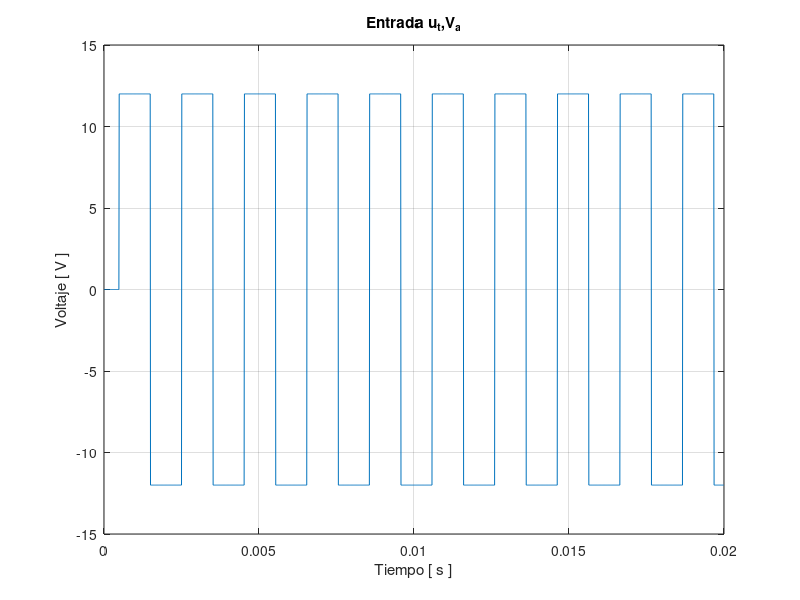
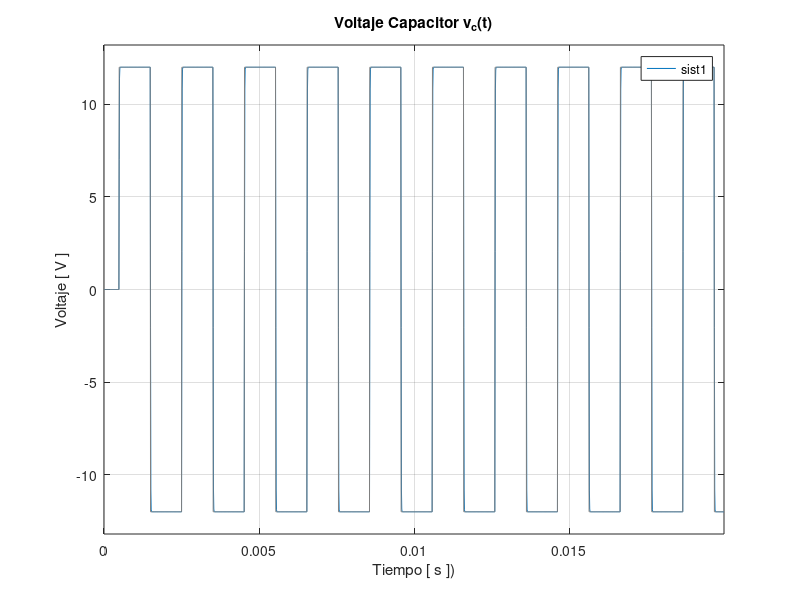
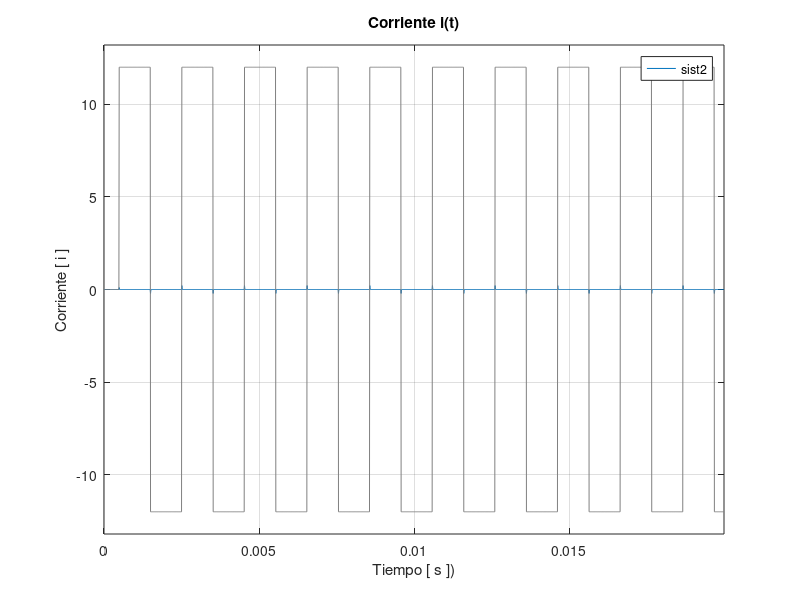

The MATLAB script that drew these images, in order:
% Caso 1 - item 1
% Sistema de dos variables de estado

clc;clear all;close all;

% Valores constantes del sistema 
R = 47;     % 47 ohm
L = 1e-6;   % 1 uHy
C = 100e-9; % 100 nF


% Entrada del sistema U -> "Una entrada de tensión escalón de 12V, que cada 1ms cambia de signo"
amp = 12;   % 12 V
paso = 0.00001;  % 0.01ms - defino un paso 100 veces mas chico que el tiempo de cambio de signo
t = 0:paso:0.01999;  % defino un vector tiempo con 2000 pasos, que vaya de 0 a 20ms, con un paso de 0.01ms
u = zeros(size(t));  % creo la entrada del sistema inicialmente como un vector de ceros, con la cantidad de pasos igual a el tiempo t (2000)
for i=1:49  % relleno el vector u con valores para cada paso
    u(i) = 0;   %durante 0.5ms, la entrada vale 0V 
end
u(50) = amp;
aux = 0;
for i= 51:length(t)
    if aux < 100
        u(i) = u(i-1);
        aux = aux+1;
    elseif aux == 100
        u(i) = -u(i-1);
        aux = 0;
    end
end
% plotteo
plot(t, u);
grid on;
title('Entrada u_t,V_a')
xlabel('Tiempo [ s ]');
ylabel('Voltaje [ V ]');

% Matrices del sistema
matA = [-R/L -1/L; 1/C 0];  % Matriz A
matB = [1/L;0];   % Matriz B

% Defino el voltaje en el capacitor -> sea v_c la salida del sistema
matC_T1 = [0 1]; 
matD = [];
sist1 = ss(matA,matB,matC_T1,matD);  %genero el espacio de estados para este sistema
figure % genero una ventana de figura para el sistema
lsim(sist1,u,t); % simulo la respuesta en el tiempo del sistema (lineal) a la entrada u
% ploteo
grid on;
title('Voltaje Capacitor v_c(t)');
xlabel('Tiempo [ s ])');
ylabel('Voltaje [ V ]');

% Defino la corriente en el circuito
matC_T2 = [1 0]; 
matD = [];
sist2 = ss(matA,matB,matC_T2,matD);  %genero el espacio de estados para este sistema
figure % genero una ventana de figura para el sistema
lsim(sist2,u,t); % simulo la respuesta en el tiempo del sistema (lineal) a la entrada u
% ploteo
grid on;
title('Corriente i(t)');
xlabel('Tiempo [ s ])');
ylabel('Corriente [ i ]');
